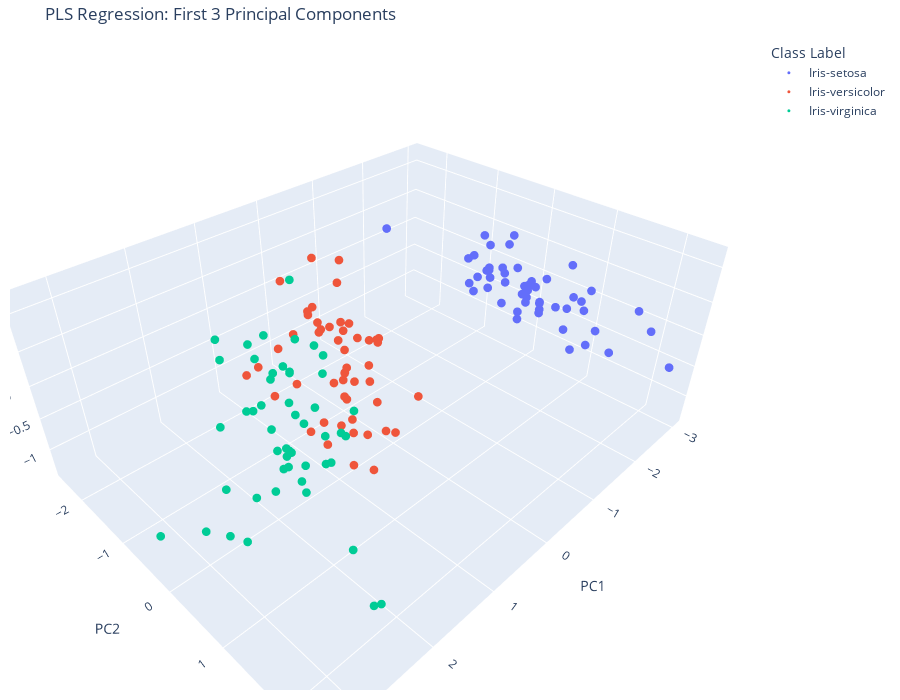

The notebook cell saved with this chart:
### Code cell
# 主成分スコアの取得
X_scores = pls.x_scores_

# データフレームの作成
df = pd.DataFrame(
    {"PC1": X_scores[:, 0], "PC2": X_scores[:, 1], "PC3": X_scores[:, 2], "Label": y}
)

# 3次元散布図の作成（マーカーサイズを小さく設定）
fig = px.scatter_3d(
    df,
    x="PC1",
    y="PC2",
    z="PC3",
    color="Label",
    title="PLS Regression: First 3 Principal Components",
    labels={
        "PC1": "First Principal Component",
        "PC2": "Second Principal Component",
        "PC3": "Third Principal Component",
        "Label": "Class Label",
    },
    color_continuous_scale=px.colors.qualitative.Set1,
    size_max=5,
)  # マーカーの最大サイズを小さく設定

# マーカーサイズをさらに調整
fig.update_traces(marker=dict(size=3))  # すべてのマーカーのサイズを3に設定

# レイアウトの調整
fig.update_layout(
    scene=dict(xaxis_title="PC1", yaxis_title="PC2", zaxis_title="PC3"),
    width=900,
    height=700,
    margin=dict(r=20, b=10, l=10, t=40),
)

# グラフの表示
fig.show()
